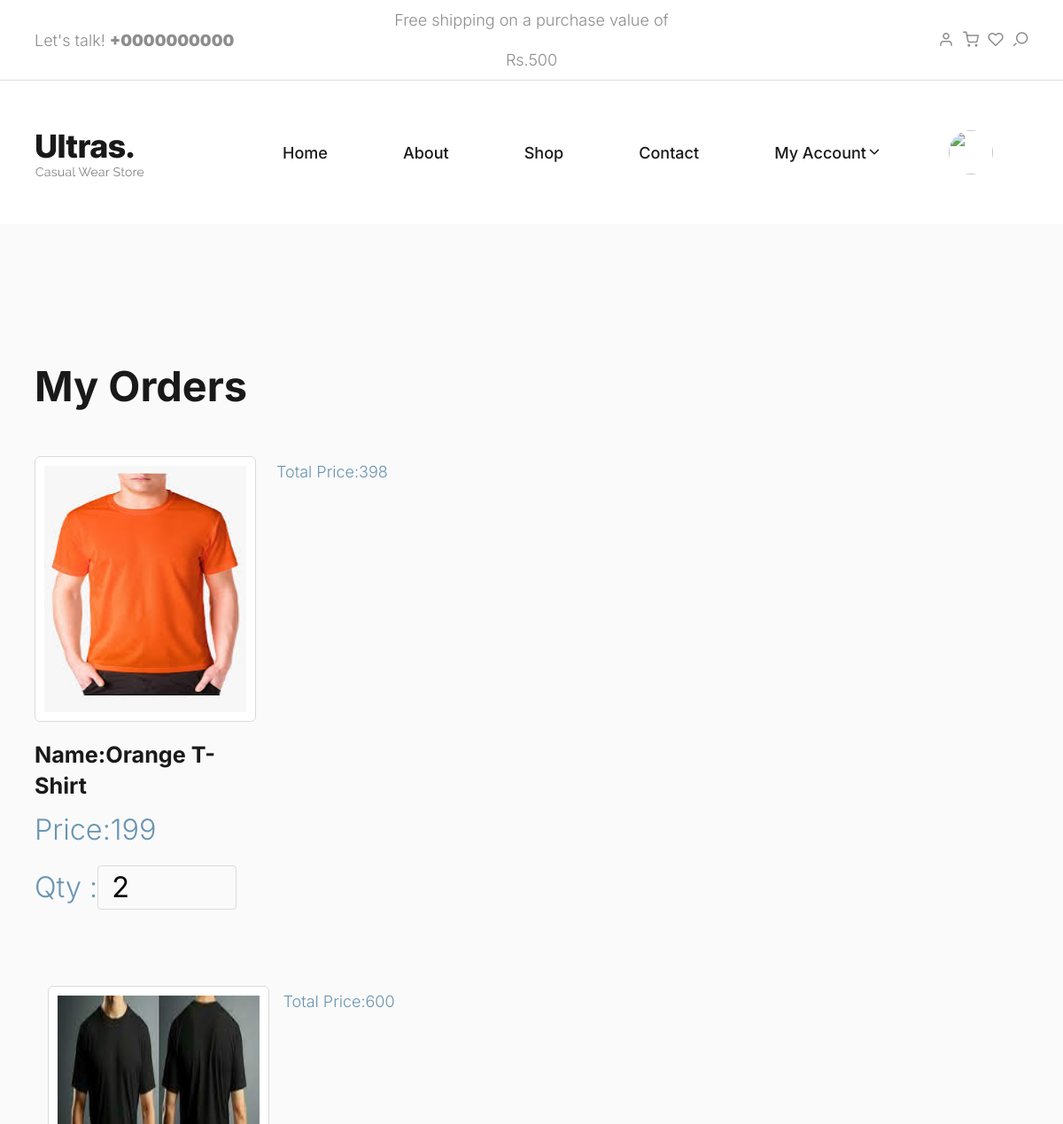
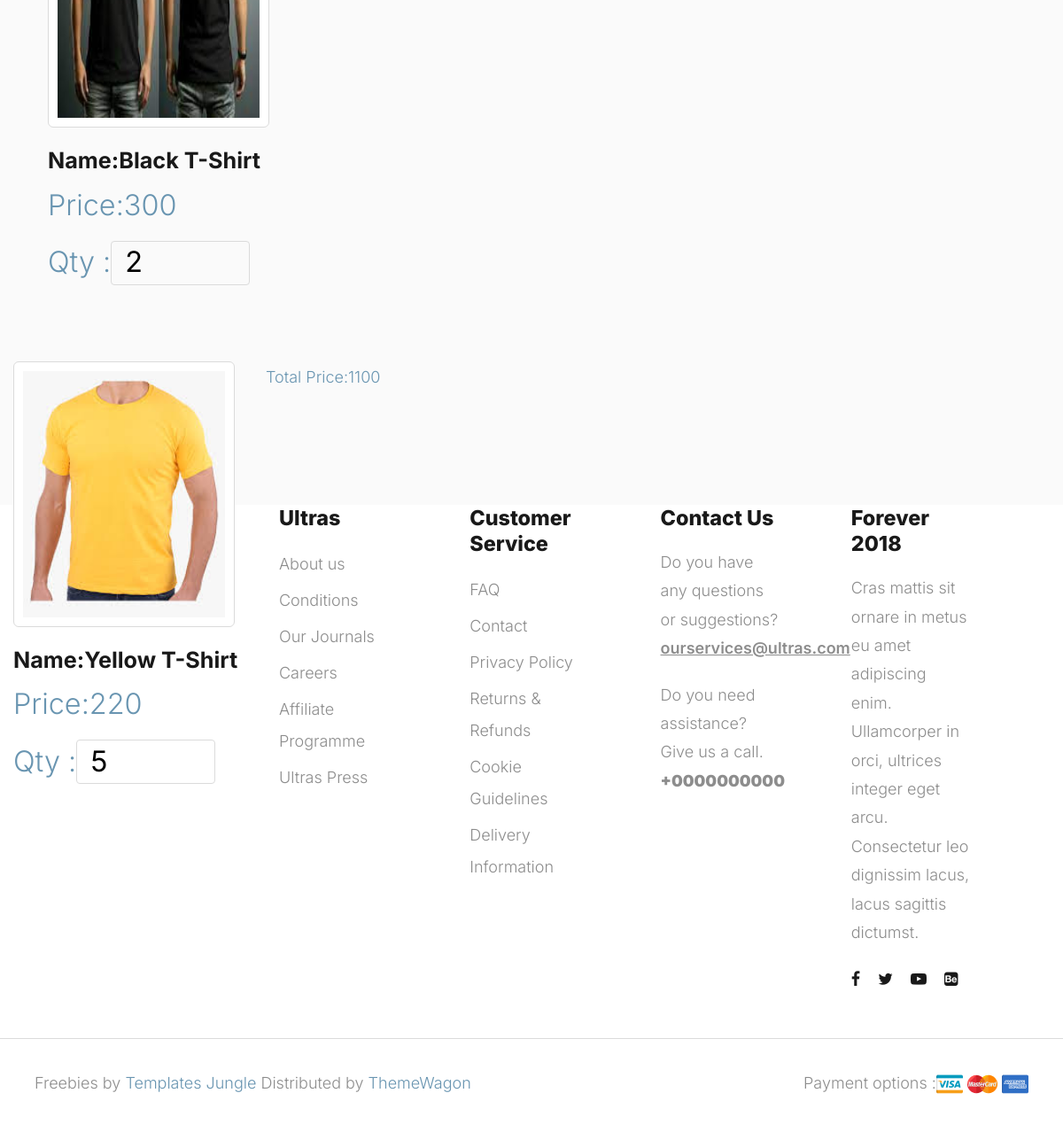
Screenshot of /myorders/ (signed in) with the database file from the repository (2 pictures, top to bottom).
### myapp/models.py (models this page shows, shortened)
class Cart(models.Model):
	user=models.ForeignKey(User,on_delete=models.CASCADE)
	product=models.ForeignKey(Product,on_delete=models.CASCADE)
	date=models.DateTimeField(default=timezone.now)
	product_price=models.PositiveIntegerField()
	product_qty=models.PositiveIntegerField()
	total_price=models.PositiveIntegerField()
	payment_status=models.BooleanField(default=False)

class Product(models.Model):
	size=(
		("S","S"),
		("M","M"),
		("L","L"),
		("XL","XL"),
		("XXL","XXL"),
	)
	color=(
		("Red","Red"),
		("White","White"),
		("Yellow","Yellow"),
		("Black","Black"),
		("Orange","Orange"),
		("Purple","Purple"),
		("Green","Green"),
		("Pink","Pink"),
	)
	category=(
		("Men","Men"),
		("Women","Women"),
		("Kids","Kids"),
	)
	seller=models.ForeignKey(User,on_delete=models.CASCADE)
	product_category=models.CharField(max_length=100,choices=category)
	product_name=models.CharField(max_length=100)
	product_desc=models.TextField()
	product_price=models.PositiveIntegerField()
	product_picture=models.ImageField(upload_to="profile_picture/")
	product_size=models.CharField(max_length=100,choices=size)
	product_color=models.CharField(max_length=100,choices=color)

### myapp/views.py (the view)
# urls.py: path('myorders/',views.myorders,name='myorders'),
def myorders(request):
	user=User.objects.get(email=request.session['email'])
	carts=Cart.objects.filter(user=user,payment_status=True)
	return render(request,'myorders.html',{'carts':carts})

### myapp/templates/myorders.html (shortened to what this page needs)
{% extends 'header.html'%}
{% block content %}
{% load static %}
<!DOCTYPE html>
<html lang="en">
  <head>
  </head>
  <body>
    <section id="selling-products" class="product-store bg-light-grey padding-large">
      <div class="container">
        <div class="section-header">
          {% if carts %}
          <h2 class="section-title">My Orders</h2>
          {% else %}
          <h2 class="section-title">No Product Ordered Yet</h2>
          {% endif %}
        </div>
        <div class="tab-content">
          <div id="all" data-tab-content class="active">
            <div class="row d-flex flex-wrap">
              {% for i in carts %}
              <div class="product-item col-lg-3 col-md-6 col-sm-6">
                <div class="image-holder">
                  <img src="{{i.product.product_picture.url}}" style="width:250px; height: 300px;" alt="Books" class="product-image">
                </div>
                <div class="product-detail">
                  <h3 class="product-title">
                    <a href="single-product.html">Name:{{i.product.product_name}}</a>
                  </h3>
                  <div class="item-price text-primary">Price:{{i.product.product_price}}</div>
                </div>
                <div class="item-price text-primary">
                  <form name="change_qty" method="post" action="{% url 'change-qty' %}">
                   Qty :<input type="number" min="1" max="10" name="product_qty" value="{{i.product_qty}}" onchange="this.form.submit();" readonly>
                  </form>
                </div>
                </div>
                <div class="item-price text-primary">Total Price:{{i.total_price}}
                </div>
                </div>
              </div>
              {% endfor %}
    </section>
  </body>
</html>
{% endblock%}

### myapp/static/style.css (style rules this page uses)
:root { --header-height : 160px; --header-height-min : 80px; }
:root { --accent-color : #8d8d8d; --dark-color : #191919; --light-color : #fff; --grey-color : #dbdbdb; --light-grey-color : #fafafa; --primary-color : #6995B1; --light-primary-color : #eef1f3; }
:root { --body-font : "Inter", sans-serif; --heading-font : "Inter", sans-serif; }
*, *::before, *::after { -webkit-box-sizing: border-box; -moz-box-sizing: border-box; box-sizing: border-box; }
html { box-sizing: border-box; }
body { font-family: var(--body-font); font-size: 18px; font-weight: 300; line-height: 2; color: var(--accent-color); margin: 0; }
a { color: var(--dark-color); text-decoration: none; transition: 0.3s color ease-out; }
button, input, select, textarea { font-family: inherit; font-size: inherit; line-height: inherit; outline: 0; }
img { display: inline-block; border: 0; max-width: 100%; height: auto; vertical-align: middle; }
h1, .h1, h2, .h2, h3, .h3, h4, .h4, h5, .h5, h6, .h6 { font-family: var(--heading-font); color: var(--dark-color); line-height: 1.2; }
h1, h2, h3 { margin: 25px 0; text-transform: capitalize; }
h2, .h2 { font-size: 2em; line-height: 1.4; }
h3, .h3 { font-size: 1.4em; line-height: 1.4; }
h1 a, h2 a, h3 a, h4 a, h5 a, h6 a { font-weight: inherit; color: inherit; text-decoration: none; }
::placeholder { color: var(--grey-color); }
.container::after, .row::after, .clearfix::after { display: block; clear: both; content: ""; }
.text-primary { color: var(--primary-color) !important; }
input[type="email"], input[type="number"], input[type="search"], input[type="text"], input[type="tel"], input[type="url"], input[type="password"], textarea, select { height: 50px; padding: 6px 15px; background-color: var(--light-background-color); border: 1px solid var(--grey-color); border-radius: 4px; box-shadow: none; box-sizing: border-box; }
input[type="email"], input[type="number"], input[type="search"], input[type="text"], input[type="tel"], input[type="url"], input[type="password"], textarea { -webkit-appearance: none; -moz-appearance: none; appearance: none; }
input, textarea, select, fieldset { margin-bottom: 1.5rem; }
pre, blockquote, dl, figure, table, form { margin-bottom: 2rem; }
.d-flex { display: -ms-flexbox !important; display: flex !important; }
.flex-wrap { -ms-flex-wrap: wrap !important; flex-wrap: wrap !important; }
.section-header { width: 100%; padding-bottom: 20px; }
.section-title { font-size: 2.6em; font-weight: 700; }
.padding-large { padding-top: 7em; padding-bottom: 7em; }
.bg-light-grey { background-color: var(--light-grey-color) !important; }
.product-store .product-item { position: relative; margin-bottom: 30px; }
.product-item img.product-image { background: var(--light-color); border: 1px solid var(--grey-color); border-radius: 6px; padding: 10px; cursor: pointer; margin-bottom: 20px; width: 100%; }
.product-item h3.product-title { font-size: 1.4em; margin: 0; }
.product-item .item-price { font-size: 1.8em; }
.tab-content { position: relative; }
[data-tab-content] { opacity: 0; visibility: hidden; display: grid; transition: cubic-bezier(0.22, 0.78, 0.71, 1.01); transition-duration: 0.8s; }
.active[data-tab-content] { opacity: 1; visibility: visible; height: auto; }

### rows the page displays
Cart: product.product_picture (picture), product.product_name "Orange T-Shirt", product.product_price "199", product_qty "2", total_price "398"
Cart: product.product_picture (picture), product.product_name "Black T-Shirt", product.product_price "300", product_qty "2", total_price "600"
Cart: product.product_picture (picture), product.product_name "Yellow T-Shirt", product.product_price "220", product_qty "5", total_price "1100"
